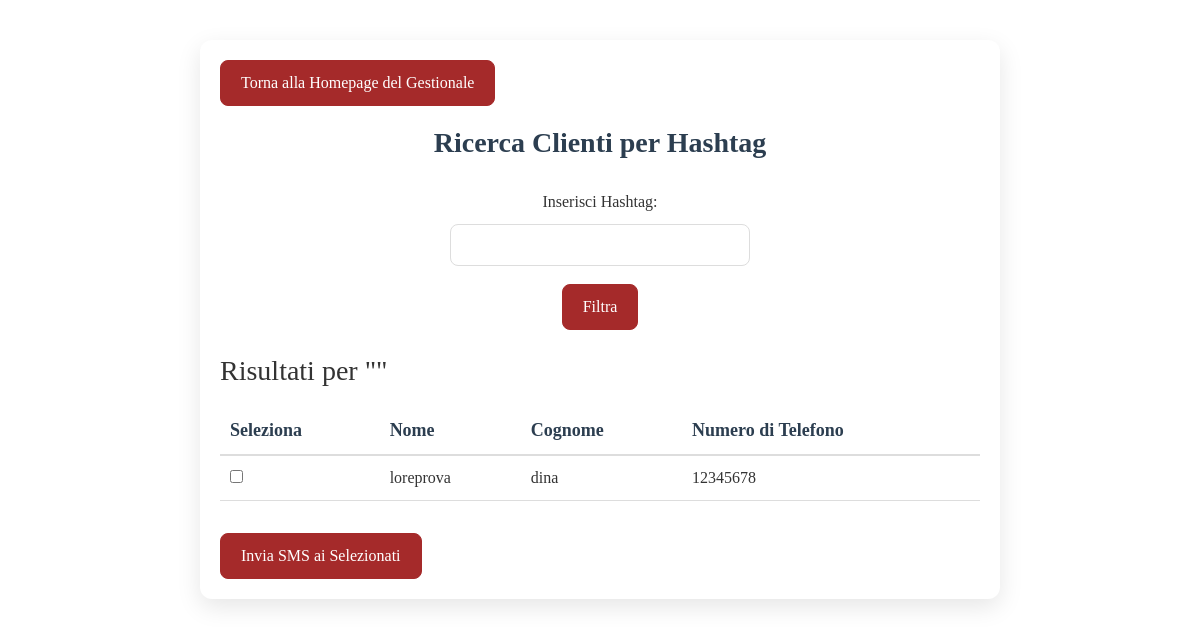
/gestionale/clienti/ricerca/ (signed in), run on an earlier commit of the app's database.
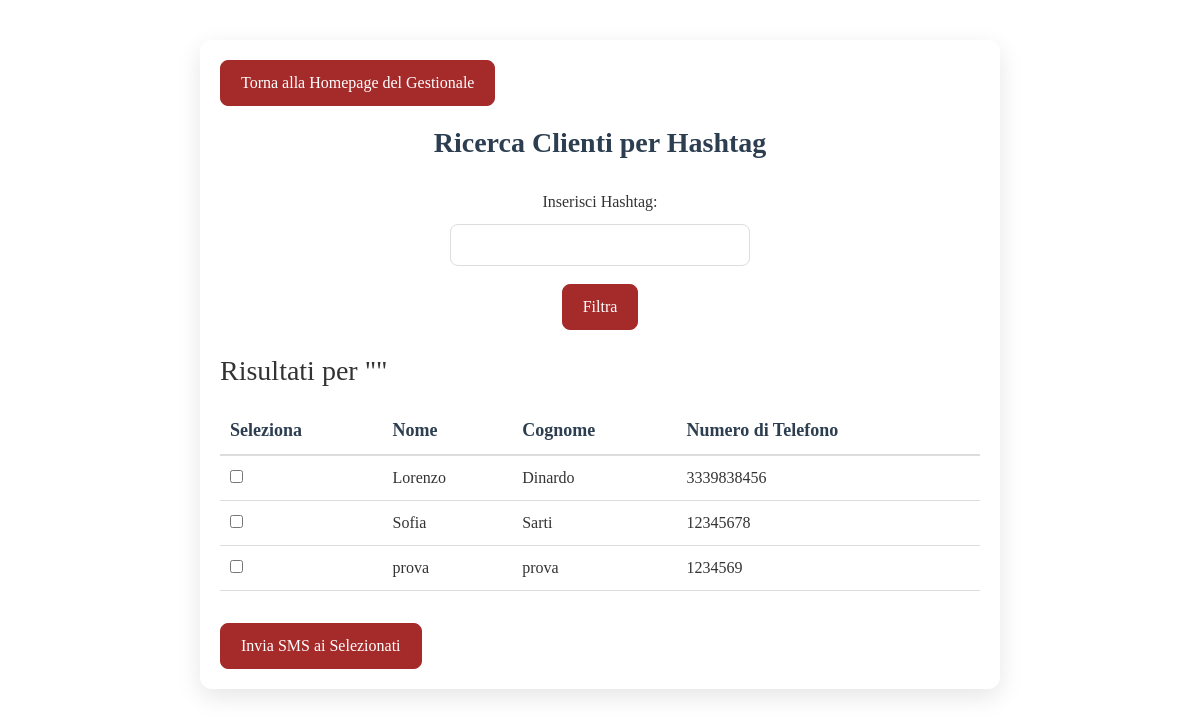
And on a later commit of the database.
### gestionale/models.py (models this page shows, shortened)
class Customer(models.Model):
    first_name = models.CharField(max_length=100)
    last_name = models.CharField(max_length=100)
    phone_number = models.CharField(max_length=20)
    hashtag = models.CharField(max_length=100, blank=True, null=True, default="")
    numero_prenotazioni = models.IntegerField(default=0)

### gestionale/views.py (the view)
# urls.py: path('clienti/ricerca/', views.search_customers_by_hashtag, name='search_customers_by_hashtag'),
@login_required
def search_customers_by_hashtag(request):
    hashtag_query = request.GET.get('hashtag', '').strip()
    if hashtag_query:
        customers = Customer.objects.filter(hashtag__icontains=hashtag_query)
    else:
        customers = Customer.objects.all()
    hashtags = (
        Customer.objects
        .exclude(hashtag="")
        .values_list('hashtag', flat=True)
    )
    unique_hashtags = set(tag.strip() for tags in hashtags for tag in tags.split(',') if tag.strip())
    return render(request, 'gestionale/search_customers.html', {
        'customers': customers,
        'hashtag_query': hashtag_query,
        'unique_hashtags': unique_hashtags,
    })

### gestionale/templates/gestionale/search_customers.html (shortened to what this page needs)
{% extends "base.html" %}
{% load static %}
{% block css_files %}
    <link rel="stylesheet" href="{% static 'gestionale/shared.css' %}">
{% endblock %}
{% block content %}
<div class="reservation-container">
    <a href="{% url 'gestionale:gestionale' %}" class="back-to-home">Torna alla Homepage del Gestionale</a>
    <h2>Ricerca Clienti per Hashtag</h2>
    <form method="get" action="{% url 'gestionale:search_customers_by_hashtag' %}" class="date-selector-form">
        <label for="hashtag">Inserisci Hashtag:</label>
        <input type="text" id="hashtag" name="hashtag" value="{{ hashtag_query }}" class="form-control" list="suggested-hashtags" />
        <button type="submit" class="nav-button mt-2">Filtra</button>
    </form>
    {% if customers %}
        <form method="post" action="{% url 'gestionale:send_sms' %}">
            <h3 class="mt-4">Risultati per "{{ hashtag_query|default_if_none:'tutti i clienti' }}"</h3>
            <div class="reservation-list">
                <table class="table">
                    <thead>
                        <tr>
                            <th>Seleziona</th>
                            <th>Nome</th>
                            <th>Cognome</th>
                            <th>Numero di Telefono</th>
                        </tr>
                    </thead>
                    <tbody>
                        {% for customer in customers %}
                            <tr>
                                <td>
                                    <input type="checkbox" name="selected_customers" value="{{ customer.id }}">
                                </td>
                                <td>{{ customer.first_name }}</td>
                                <td>{{ customer.last_name }}</td>
                                <td>{{ customer.phone_number }}</td>
                            </tr>
                        {% endfor %}
                    </tbody>
                </table>
            </div>
            <button type="submit" class="nav-button mt-3">Invia SMS ai Selezionati</button>
        </form>
    {% else %}
        <p class="no-reservation mt-4">Nessun cliente trovato.</p>
    {% endif %}
</div>
{% endblock %}

What changed in the data, as far as the page shows it:
removed Customer: first_name "loreprova", last_name "dina", phone_number "12345678"
added Customer: first_name "Lorenzo", last_name "Dinardo", phone_number "3339838456"
added Customer: first_name "Sofia", last_name "Sarti", phone_number "12345678"
added Customer: first_name "prova", last_name "prova", phone_number "1234569"
